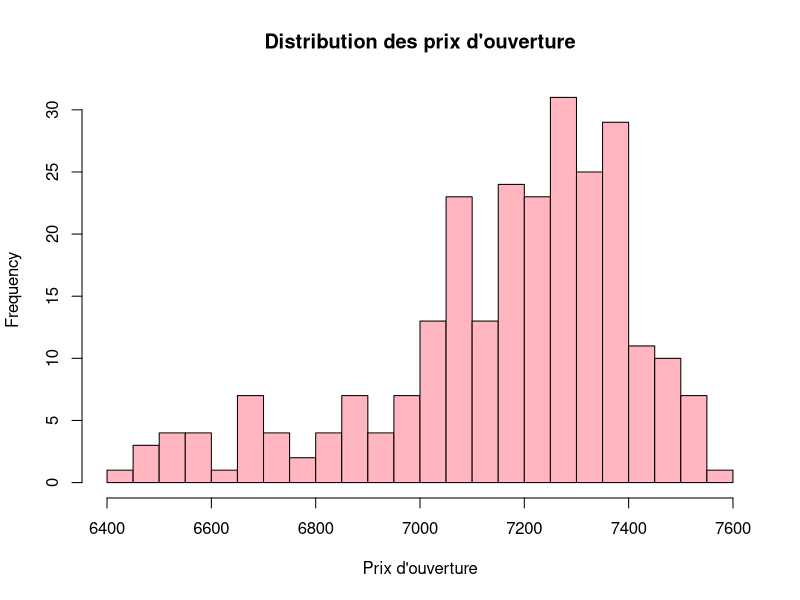
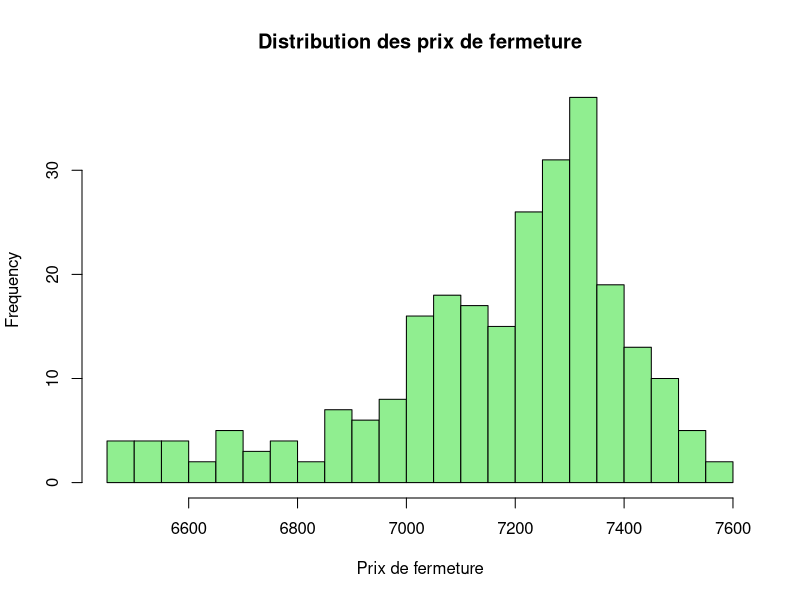
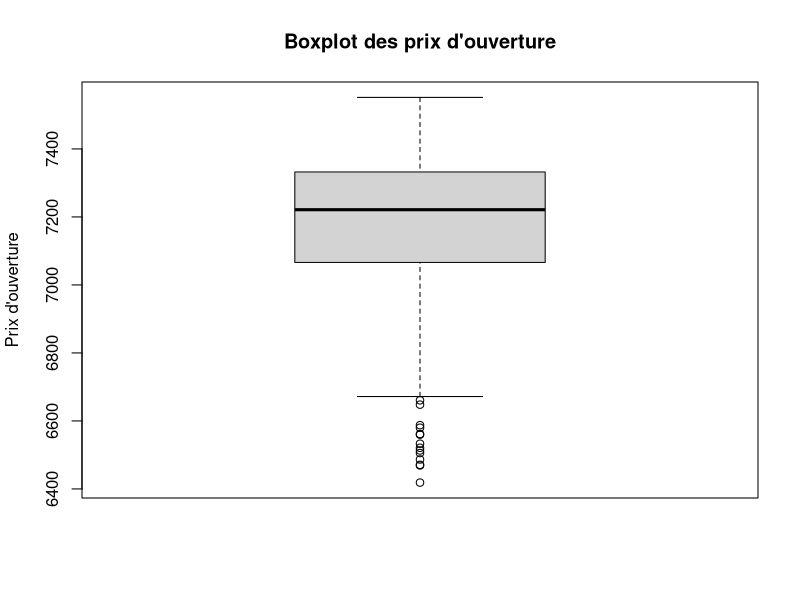
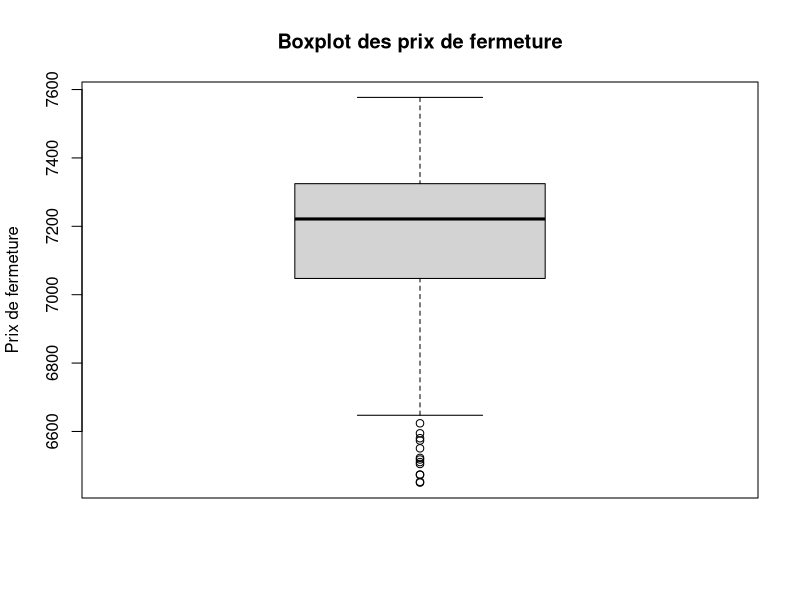
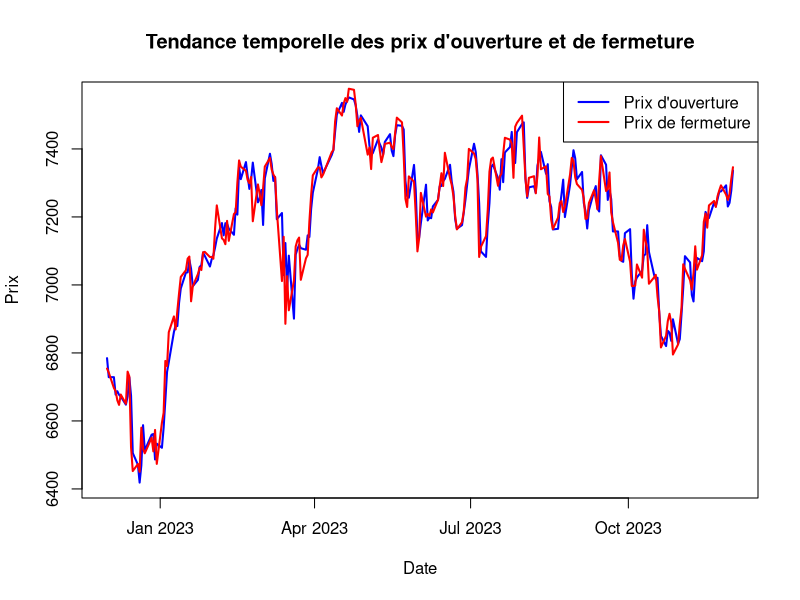
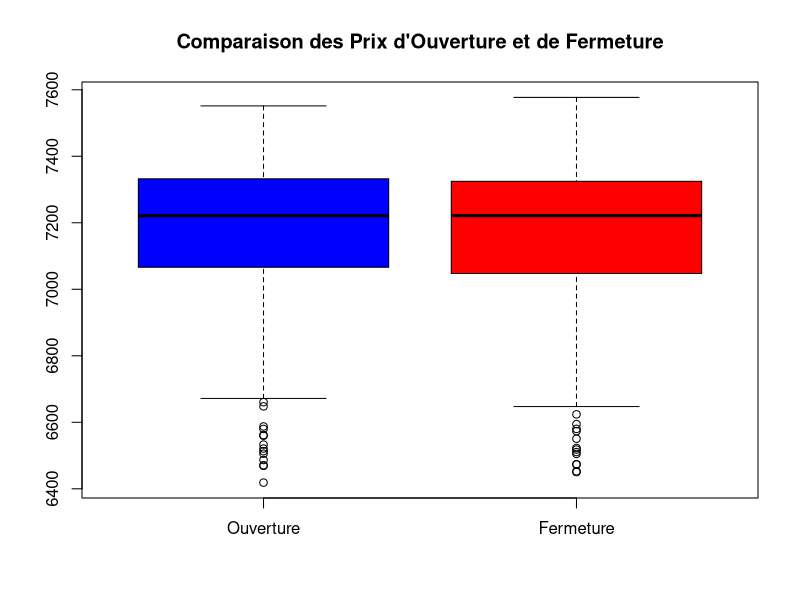

Generate these figures, in order, with R:
#qst 1: importation des données cac40.csv sous fomre de data frame en utilisant la fonction read.csv 
data = read.csv("./CAC40.csv", header = TRUE, sep = ",")
head(data)
#qst 2: 2.1 Vérification des types de variables des colonnes et les premières observations de chaque colonne en utilisant la fonction str
str(data)
#2.2 Recherche des valeurs manquantes en utilisant la fonction summary()
summary(data)
# Identification des colonnes avec un Volume = 0 ou les autres valeurs != 0 ce qui indique un probleme dans la valeur du volume 
anomalies = data[data$Volume == 0 & (data$Volume != data$High | data$Volume != data$Low | data$Volume != data$Close | data$Volume != data$Adj.Close) , ]
# Afficher les anomalies pour vérification
print(anomalies)
#Identifier les doublons au cas où certaines lignes seraient répétées en utilisant la fonction duplicated
duplicated_rows = data[duplicated(data), ]
print(duplicated_rows)
#Remplacement du valeur volume = 0 par la moyenne de volume != 0 d'autre jours 
# Filtrer les colonnes ou Volume != 0
volume_non_null = data[data$Volume != 0 , ]

# Calculer la moyenne de 'Volume'  ou Volume != 0
moy_non_null = mean(volume_non_null$Volume, na.rm = TRUE)
moy_non_null

#remplacement
data$Volume[data$Volume == 0] <- moy_non_null

# les données apres le mise a jour 
print(data)

# calcule des statistiques descriptives pour les prix d'ouverture 
# Calcule du min , max , medianne , moyenne , 1st and 3rd quartiles du prix d'overture en utilisant la fonction summary 
summary_open = summary(data$Open)
summary_open

#calcule d'ecart type du prix d'ouverture 
sd_open = sd(data$Open, na.rm = TRUE)
sd_open 

# Calcul de la variance pour les prix d'ouverture
variance_open = var(data$Open, na.rm = TRUE)
variance_open 

#calcule du mode du prix d'ouverture 
# Fonction pour calculer le mode
calculate_mode = function(x) {
  uniqx = unique(x)  # Valeurs uniques du prix d'ouverture
  uniqx[which.max(table(x))]  # la fonction table calculer la frequence de chaque valeur unique du uniqx 
}
# Calcul du mode pour les prix d'ouverture
mode_open = calculate_mode(data$Open)
mode_open

# calcule des statistiques descriptives pour les prix de fermeture
# Calcule du min , max , medianne , moyenne , 1st and 3rd quartiles du prix d'overture en utilisant la fonction summary
summary_close = summary(data$Close)
summary_close
#calcule d'ecart type du prix de fermeture 
sd_close = sd(data$Close, na.rm = TRUE)
sd_close
# Calcul de la variance pour les prix d'ouverture
variance_close = var(data$Close, na.rm = TRUE)
variance_close

#calcule du mode du prix de fermeture
# Calcul du mode pour les prix de fermeture
mode_close = calculate_mode(data$Close)
mode_close

#qst4 
# Histogramme pour les prix d'ouverture
hist(data$Open, main = "Distribution des prix d'ouverture", xlab = "Prix d'ouverture", col = "lightpink", border = "black", breaks = 20)

# Histogramme pour les prix de fermeture
hist(data$Close, main = "Distribution des prix de fermeture", xlab = "Prix de fermeture", col = "lightgreen", border = "black", breaks = 20)

# Boxplots pour les prix d'ouverture
boxplot(data$Open, main = "Boxplot des prix d'ouverture", ylab = "Prix d'ouverture")

# Boxplots pour les prix de fermeture
boxplot(data$Close, main = "Boxplot des prix de fermeture", ylab = "Prix de fermeture")

#qst5
# Convertir la colonne Date en format Date
data$Date <- as.Date(data$Date, format = "%Y-%m-%d")

# Graphiques des prix d'ouverture et de fermeture

plot(data$Date, data$Open, type = "l", col = "blue", lwd = 2, 
     main = "Tendance temporelle des prix d'ouverture et de fermeture", xlab = "Date", ylab = "Prix")

lines(data$Date, data$Close, col = "red", lwd = 2)

legend("topright", legend = c("Prix d'ouverture", "Prix de fermeture"), col = c("blue", "red"), lty = 1, lwd = 2)

## qst 6
# Boxplots comparatifs
boxplot(data$Open, data$Close, names = c("Ouverture", "Fermeture"), col = c("blue", "red"), main = "Comparaison des Prix d'Ouverture et de Fermeture")


# Test statistique de Wilcoxon
test_result <- wilcox.test(data$Open, data$Close, paired = TRUE)
test_result

# Test de normalité pour les différences
shapiro.test(data$Open - data$Close)

# Si les différences sont normalement distribuées, utiliser le test t apparié
t_test_result <- t.test(data$Open, data$Close, paired = TRUE)
t_test_result


## qst 7 
# Calcul de la volatilité
data$Volatility <- abs(data$Open - data$Close)

# Statistiques descriptives de la volatilité
# Moyenne de la volatilité
mean_volatility <- mean(data$Volatility, na.rm = TRUE)

# Écart-type de la volatilité
sd_volatility <- sd(data$Volatility, na.rm = TRUE)

# Valeurs minimum et maximum de la volatilité
min_volatility <- min(data$Volatility, na.rm = TRUE)
max_volatility <- max(data$Volatility, na.rm = TRUE)

# Afficher les résultats
mean_volatility
sd_volatility
min_volatility
max_volatility
